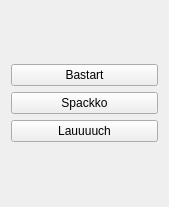
<?xml version="1.0" encoding="UTF-8"?>
<ui version="4.0">
 <class>Form</class>
 <widget class="QWidget" name="Form">
  <property name="geometry">
   <rect>
    <x>0</x>
    <y>0</y>
    <width>169</width>
    <height>207</height>
   </rect>
  </property>
  <property name="windowTitle">
   <string>Form</string>
  </property>
  <layout class="QGridLayout" name="gridLayout">
   <item row="0" column="0">
    <layout class="QVBoxLayout" name="verticalLayout">
     <item>
      <widget class="QPushButton" name="buttonBastart">
       <property name="text">
        <string>Bastart</string>
       </property>
      </widget>
     </item>
     <item>
      <widget class="QPushButton" name="buttonSpakko">
       <property name="text">
        <string>Spackko</string>
       </property>
      </widget>
     </item>
     <item>
      <widget class="QPushButton" name="buttonLauch">
       <property name="text">
        <string>Lauuuuch</string>
       </property>
      </widget>
     </item>
    </layout>
   </item>
  </layout>
 </widget>
 <resources/>
 <connections/>
</ui>
